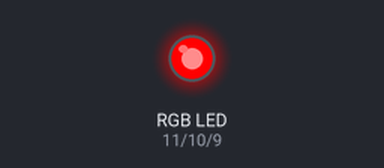
The sketch below on a simulated Arduino Uno, built with avr-gcc and run on an emulated ATmega328P. On the bench: an RGB LED mixed from three pins (HIGH = lit).

Above: at 0.1 s.
Timing chart, 0 to 1.6 s (numbered marks = the images above):
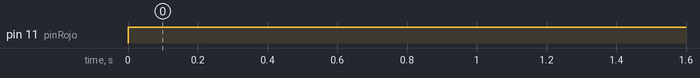

Measured:
- by itself, pin 11 (pinRojo): LOW → HIGH at 0.00 s

The sketch:

6_RGB_A.ino
```cpp
int SensorLuz = A1;
int SensorPotenciometro = A0;
int pinRojo = 11;
int pinVerde = 10;
int pinAzul = 9;

void setup() {
  Serial.begin(9600);
  pinMode(SensorLuz, INPUT);
  pinMode(SensorPotenciometro, INPUT);
  pinMode(pinRojo, OUTPUT);
  pinMode(pinVerde, OUTPUT);
  pinMode(pinAzul, OUTPUT);
}

void loop() {

  int NivelRojo = 255;
  int NivelVerde = 0;
  int NivelAzul = 0;

  analogWrite(pinRojo, NivelRojo);
  analogWrite(pinVerde, NivelVerde);
  analogWrite(pinAzul, NivelAzul);

  delay(500);
}
```
